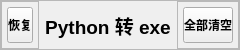
        <widget class="QFrame" name="frame_Title">
         <property name="sizePolicy">
          <sizepolicy hsizetype="Expanding" vsizetype="Expanding">
           <horstretch>0</horstretch>
           <verstretch>10</verstretch>
          </sizepolicy>
         </property>
         <property name="maximumSize">
          <size>
           <width>16777215</width>
           <height>50</height>
          </size>
         </property>
         <property name="whatsThis">
          <string>&lt;html&gt;&lt;head/&gt;&lt;body&gt;&lt;p&gt;这是框架&lt;/p&gt;&lt;/body&gt;&lt;/html&gt;</string>
         </property>
         <property name="styleSheet">
          <string notr="true">QLabel{
	font-size: 14pt;
	font-weight:bold;
}

QPushButton{
	font:12pt '幼圆';
	font-weight:bold;
	margin:5px;
}</string>
         </property>
         <property name="frameShape">
          <enum>QFrame::StyledPanel</enum>
         </property>
         <property name="frameShadow">
          <enum>QFrame::Raised</enum>
         </property>
         <layout class="QHBoxLayout" name="horizontalLayout_2">
          <property name="leftMargin">
           <number>0</number>
          </property>
          <property name="topMargin">
           <number>0</number>
          </property>
          <property name="rightMargin">
           <number>0</number>
          </property>
          <property name="bottomMargin">
           <number>0</number>
          </property>
          <item>
           <widget class="QFrame" name="frame_Recover">
            <property name="sizePolicy">
             <sizepolicy hsizetype="Expanding" vsizetype="Expanding">
              <horstretch>18</horstretch>
              <verstretch>0</verstretch>
             </sizepolicy>
            </property>
            <property name="frameShape">
             <enum>QFrame::StyledPanel</enum>
            </property>
            <property name="frameShadow">
             <enum>QFrame::Raised</enum>
            </property>
            <layout class="QHBoxLayout" name="horizontalLayout_4">
             <property name="spacing">
              <number>5</number>
             </property>
             <property name="leftMargin">
              <number>0</number>
             </property>
             <property name="topMargin">
              <number>0</number>
             </property>
             <property name="rightMargin">
              <number>0</number>
             </property>
             <property name="bottomMargin">
              <number>0</number>
             </property>
             <item>
              <widget class="QPushButton" name="pb_Recover">
               <property name="sizePolicy">
                <sizepolicy hsizetype="Expanding" vsizetype="Expanding">
                 <horstretch>0</horstretch>
                 <verstretch>0</verstretch>
                </sizepolicy>
               </property>
               <property name="cursor">
                <cursorShape>PointingHandCursor</cursorShape>
               </property>
               <property name="text">
                <string>恢复</string>
               </property>
              </widget>
             </item>
            </layout>
           </widget>
          </item>
          <item>
           <widget class="QLabel" name="lb_Title">
            <property name="sizePolicy">
             <sizepolicy hsizetype="Expanding" vsizetype="Expanding">
              <horstretch>100</horstretch>
              <verstretch>0</verstretch>
             </sizepolicy>
            </property>
            <property name="maximumSize">
             <size>
              <width>16777215</width>
              <height>50</height>
             </size>
            </property>
            <property name="styleSheet">
             <string notr="true"/>
            </property>
            <property name="text">
             <string>Python 转 exe</string>
            </property>
            <property name="alignment">
             <set>Qt::AlignCenter</set>
            </property>
           </widget>
          </item>
          <item>
           <widget class="QFrame" name="frame_ClearAll">
            <property name="sizePolicy">
             <sizepolicy hsizetype="Expanding" vsizetype="Expanding">
              <horstretch>25</horstretch>
              <verstretch>0</verstretch>
             </sizepolicy>
            </property>
            <property name="frameShape">
             <enum>QFrame::StyledPanel</enum>
            </property>
            <property name="frameShadow">
             <enum>QFrame::Raised</enum>
            </property>
            <layout class="QHBoxLayout" name="horizontalLayout_10">
             <property name="spacing">
              <number>0</number>
             </property>
             <property name="leftMargin">
              <number>0</number>
             </property>
             <property name="topMargin">
              <number>0</number>
             </property>
             <property name="rightMargin">
              <number>0</number>
             </property>
             <property name="bottomMargin">
              <number>0</number>
             </property>
             <item>
              <widget class="QPushButton" name="pb_ClearAll">
               <property name="sizePolicy">
                <sizepolicy hsizetype="Expanding" vsizetype="Expanding">
                 <horstretch>25</horstretch>
                 <verstretch>0</verstretch>
                </sizepolicy>
               </property>
               <property name="cursor">
                <cursorShape>PointingHandCursor</cursorShape>
               </property>
               <property name="whatsThis">
                <string>&lt;html&gt;&lt;head/&gt;&lt;body&gt;&lt;p&gt;&lt;span style=&quot; font-weight:400; color:#00ff00;&quot;&gt;清空所有输入、显示的命令及信息&lt;/span&gt;&lt;/p&gt;&lt;/body&gt;&lt;/html&gt;</string>
               </property>
               <property name="text">
                <string>全部清空</string>
               </property>
              </widget>
             </item>
            </layout>
           </widget>
          </item>
         </layout>
        </widget>
